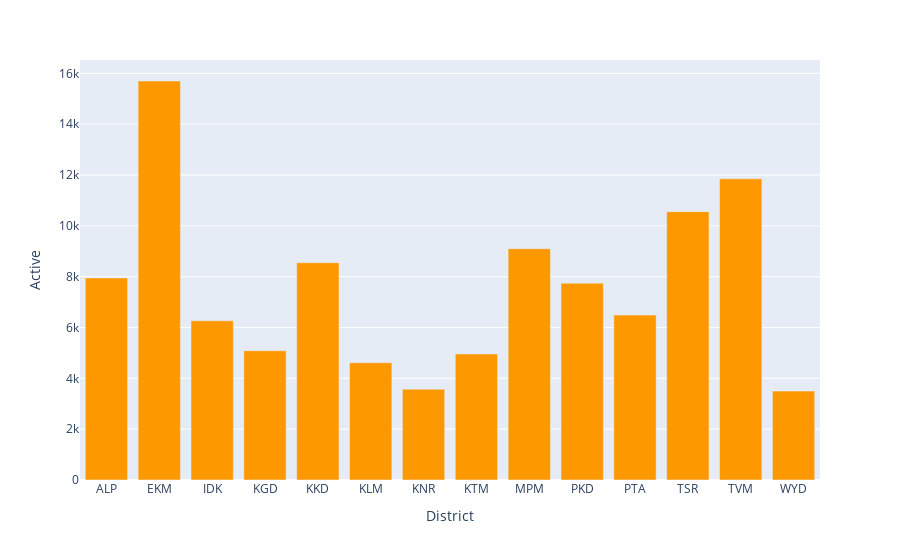

Source (notebook cell):
### Code cell
fig_c = px.bar(df, x = 'District', y = 'Active', color_discrete_sequence=[act])
fig_c.show()

### Figure 1 — Plotly figure (JSON) as saved in the notebook; plotly's stock layout.template omitted (floating-point values rounded to 4 significant figures)
{"data": [{"alignmentgroup": "True", "hovertemplate": "District=%{x}<br>Active=%{y}<extra></extra>", "legendgroup": "", "marker": {"color": "#fe9801"}, "name": "", "offsetgroup": "", "orientation": "v", "showlegend": false, "textposition": "auto", "type": "bar", "x": ["ALP", "EKM", "IDK", "KGD", "KKD", "KLM", "KNR", "KTM", "MPM", "PKD", "PTA", "TSR", "TVM", "WYD"], "xaxis": "x", "y": [7950, 15699, 6264, 5086, 8550, 4616, 3573, 4958, 9101, 7744, 6489, 10559, 11850, 3497], "yaxis": "y"}], "layout": {"barmode": "relative", "legend": {"tracegroupgap": 0}, "margin": {"t": 60}, "xaxis": {"anchor": "y", "domain": [0, 1], "title": {"text": "District"}}, "yaxis": {"anchor": "x", "domain": [0, 1], "title": {"text": "Active"}}}}
